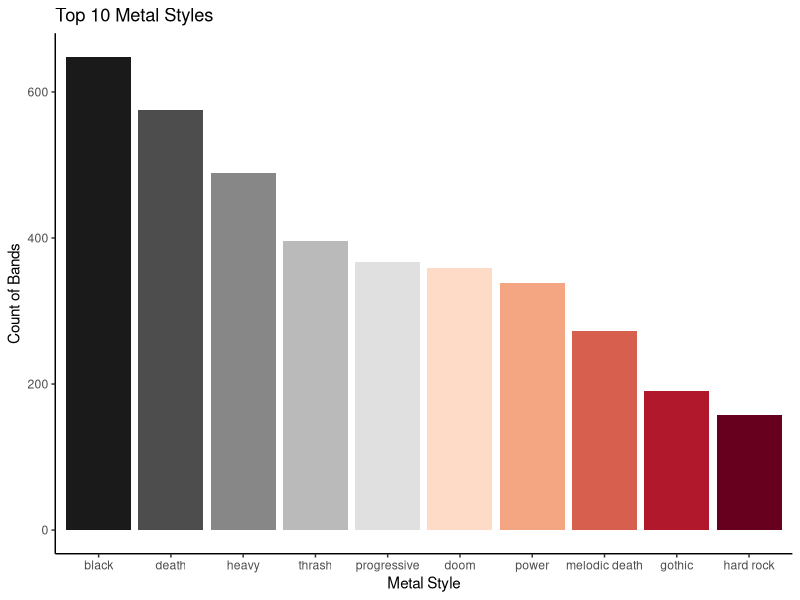

This chart was generated by the following R code:
## ---- chunk 1
knitr::opts_chunk$set(echo = TRUE)
## ---- chunk 2

library(tidyverse)

band_dat <- read_csv("files/rmarkdown_1/metal_bands_2017.csv")

## ---- chunk 3
band_separate <- separate(band_dat,
                          style, 
                          c("s1", "s2", "s3", "s4"),
                          sep = ",",
                          extra = "drop")
## ---- chunk 4
band_gather <- gather(band_separate,
                      "style_n", "style",
                      s1:s4)
## ---- chunk 5
band_filtered <- filter(band_gather,
                        is.na(style) == F)

# also valid to use !is.na(style) as this and is.na(style) == F should produce the same outcome.
## ---- chunk 6
band_mutated <- mutate(band_filtered,
                       style = tolower(style),
                       style = trimws(style),
                       split = ifelse(split == "-", 2017, split),
                       split = as.numeric(split))

# ifelse() is an example of a control flow statement- it allows you to set a simple decision making criterion
# if this is true, one thing will be done, if it is false another thing will be done
# it's arguments fall in the format of "ifelse(test, yes, no)"
# in our example, if year is "-", change it to 2017, otherwise leave it as the existing value of split.

band_mutated_2 <- mutate(band_filtered,
                       style = trimws(tolower(style)),
                       split = ifelse(split == "-", 2017, split),
                       split = as.numeric(split))

# it is also valid to "nest" functions within each other.
# functions done this way will be run from the inside out
# so for example:
# style = trimws(tolower(style)) will make them lower case, then remove whitespace
# I prefer to do them a step at a time, however, because nesting messes with my head.
## ---- chunk 7

band_style_grouped <- group_by(band_mutated, style)

band_style_summary <- summarise(band_style_grouped,
                                n = n())

# n() is a "summary function" that is used within the "summarise()" function.
# there are a number of summary functions that are available that do different things
# n() counts the number of rows per group in that data set and stores it in a column named "n"
# n() never takes any arguments!
# mean() would calculate the mean of whatever variable you named within the brackets
# see the cheat sheet for a list of these.
# you can apply more than one summary function at a time.
## ---- chunk 8
band_arranged <- arrange(band_style_summary, desc(n))

# the "n" used here is the column name that we assigned earlier! Not the summary function in this case. 

top_10 <- filter(band_arranged, row_number() < 11)
# here we are keeping only the row numbers that are less than 11, effectively keeping the top 10 descriptions as
# the table was are acting on is arranged in descending order
## ---- chunk 9
top_10 %>%
  mutate(style = factor(style, levels = style)) %>%
  ggplot(aes(style, n, fill = style)) +
  geom_col(show.legend = F) +
  scale_fill_brewer(palette = "RdGy", direction = -1) +
  theme_classic() +
  labs(title = "Top 10 Metal Styles",
       x = "Metal Style",
       y = "Count of Bands")
